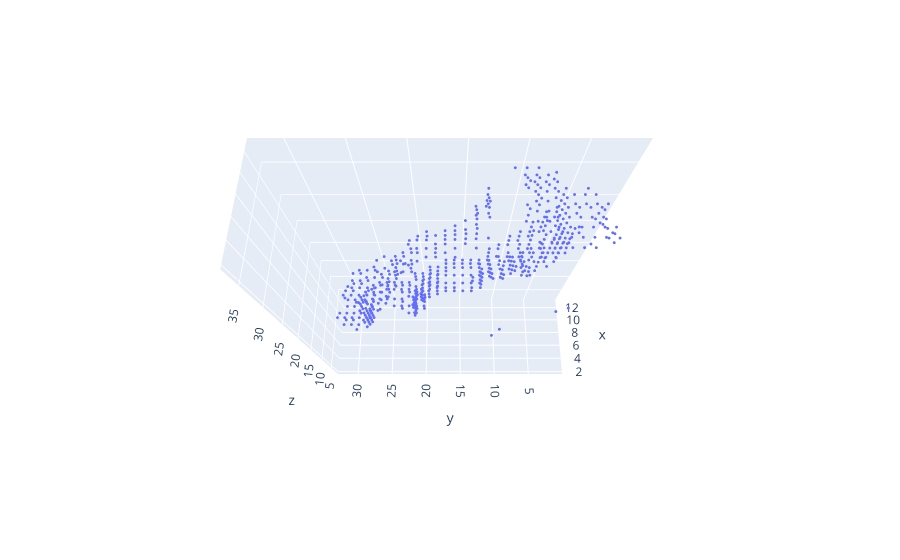

The notebook cell this image was saved under:
### Code cell
# Draws first volume in the brochette
cld.draw(list(SPAM_vols.values())[0], th_min=0.3)

### Figure 1 — Plotly figure (JSON) as saved in the notebook; plotly's stock layout.template omitted (floating-point values rounded to 4 significant figures; data arrays with more than 128 entries replaced by an {"elided": "..."} marker saying what was removed)
{"data": [{"marker": {"opacity": 1, "size": 1}, "mode": "markers", "type": "scatter3d", "x": {"elided": "602 int values"}, "y": {"elided": "602 int values"}, "z": {"elided": "602 int values"}}], "layout": {"legend": {"itemsizing": "constant"}, "scene": {"aspectmode": "data", "camera": {"eye": {"x": -0.8, "y": 0, "z": 2}}}, "title": {"text": ""}}}
